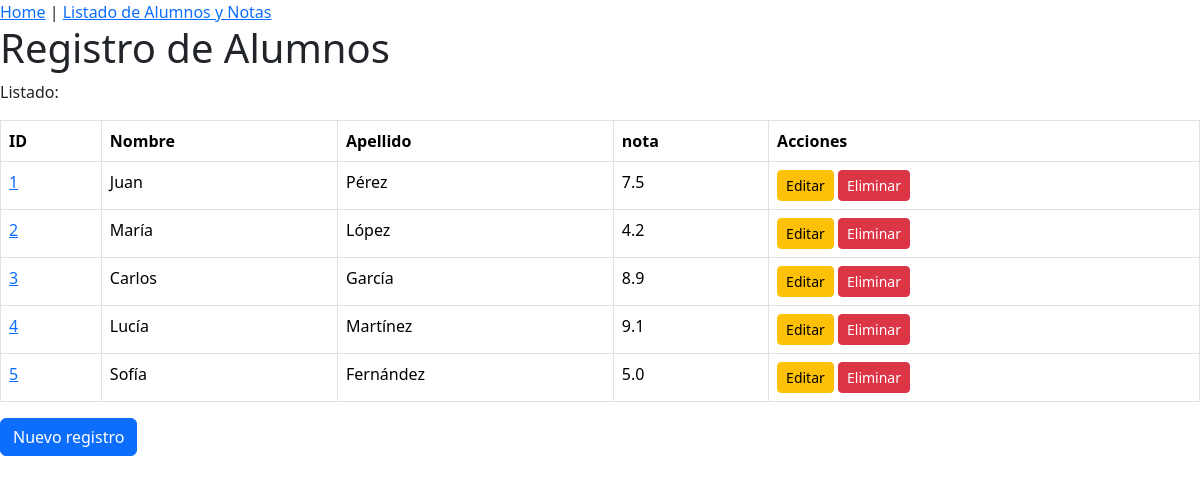
The app's page /post, older data.
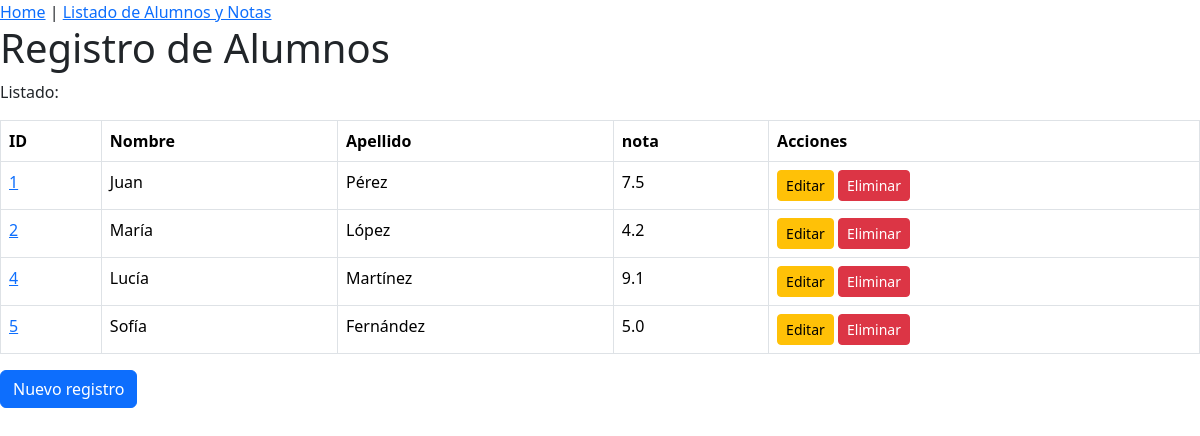
The same page, newer data.
### tables this page shows
CREATE TABLE alumnos (
    id INTEGER PRIMARY KEY AUTOINCREMENT,
    nombre TEXT NOT NULL,
    apellido TEXT NOT NULL,
    aprobado BOOLEAN NOT NULL,
    nota REAL NOT NULL,
    fecha TIMESTAMP NOT NULL
);

### app.py (the view)
@app.route('/post', methods=['GET'])
def get_all_post():
    conn = get_db_connection()
    posts = conn.execute('SELECT * FROM alumnos').fetchall()
    conn.close()
    return render_template(template_name_or_list="post/posts.html", posts=posts)

### db.py (called while the page is built)
def get_db_connection():
    conn = sqlite3.connect('alumnos.db')
    conn.row_factory = sqlite3.Row
    return conn

### templates/post/posts.html (shortened to what this page needs)
{% extends 'base.html' %}
{% block content %}
<h1>Registro de Alumnos</h1>
<p>Listado:</p>
{% if posts %}
<table class="table table-bordered">
    <thead>
        <tr>
            <th>ID</th>
            <th>Nombre</th>
            <th>Apellido</th>
            <th>nota</th>
            <th>Acciones</th>
        </tr>
    </thead>
    <tbody>
        {% for post in posts %}
        <tr>
        <td><a href="{{ url_for('get_one_post', post_id = post['id']) }}">{{ post['id'] }}</a></td>
        <td>{{ post['nombre'] }}</td>
        <td>{{ post['apellido'] }}</td>
        <td>{{ post['nota'] }}</td>
        <td>
            <a href="{{ url_for('edit_one_post', post_id = post['id']) }}" class="btn btn-warning btn-sm">Editar</a>
            <form action="{{ url_for('delete_one_post', post_id = post['id']) }}" method="post" style="display:inline;">
                <button type="submit" class="btn btn-danger btn-sm" onclick="return confirm('¿Estás seguro de que deseas eliminar el alumno?');">Eliminar</button>
            </form>
        </td>
    </tr>
        {% endfor %}
    </tbody>
</table>
{% else %}
    <p>No hay nada en la tabla.</p>
{% endif %}
<a class="btn btn-primary" href="{{ url_for('create_one_post') }}">Nuevo registro</a>
{% endblock %}

### templates/base.html (shortened to what this page needs)
<!DOCTYPE html>
<html lang="es">
    <head>
        <link href="https://cdn.jsdelivr.net/npm/bootstrap@5.3.3/dist/css/bootstrap.min.css" rel="stylesheet">
    </head>
    <body>
        {% include 'navbar.html' %}
        <div>
            {% block content %}
            {% endblock %}
        </div>
    </body>
</html>

### templates/navbar.html
<nav>
    <a href="/home">Home</a> |
    <a href="/post">Listado de Alumnos y Notas</a>
</nav>

Row changes from the older to the newer data that the page shows:
removed alumnos: id "3", nombre "Carlos", apellido "García", nota "8.9"
